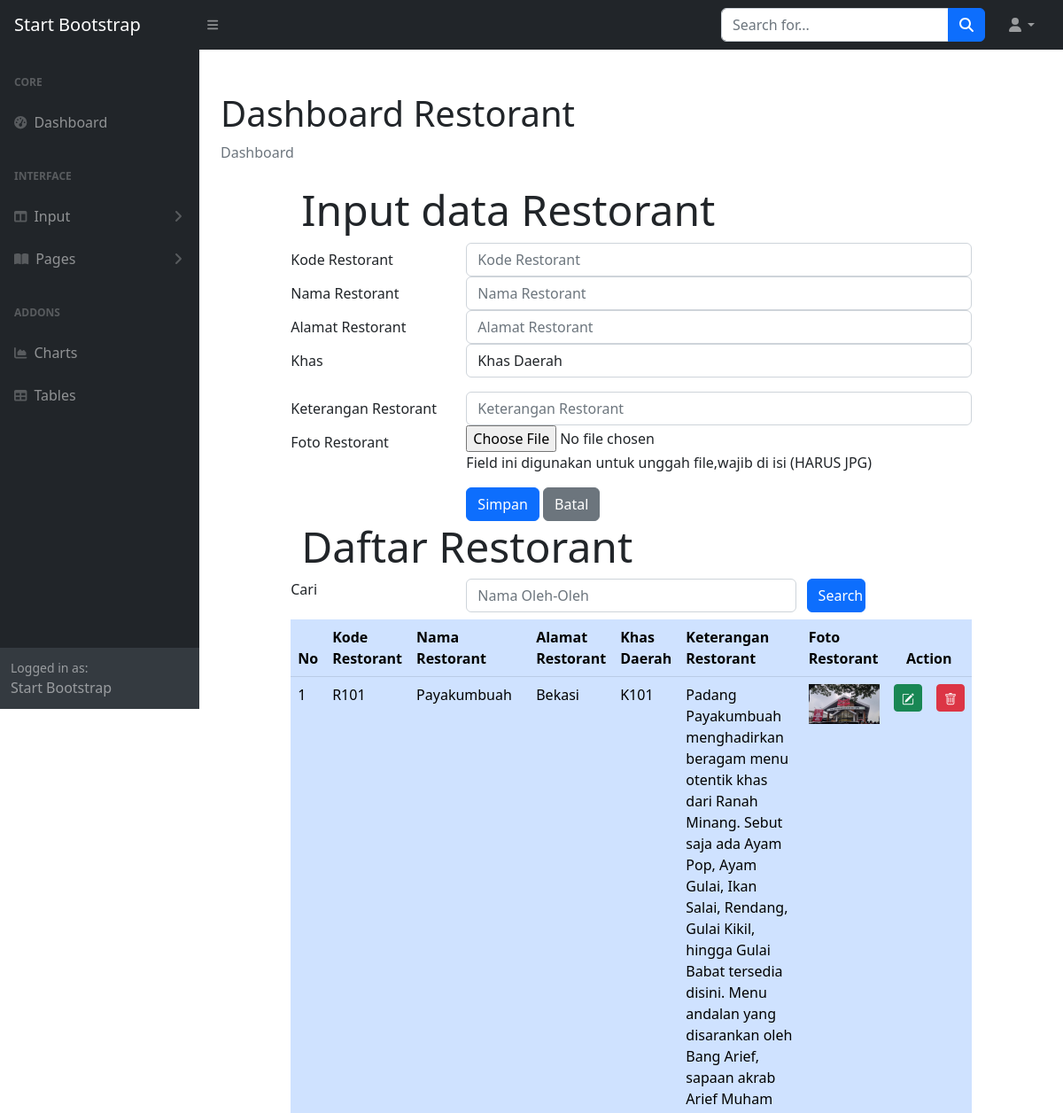
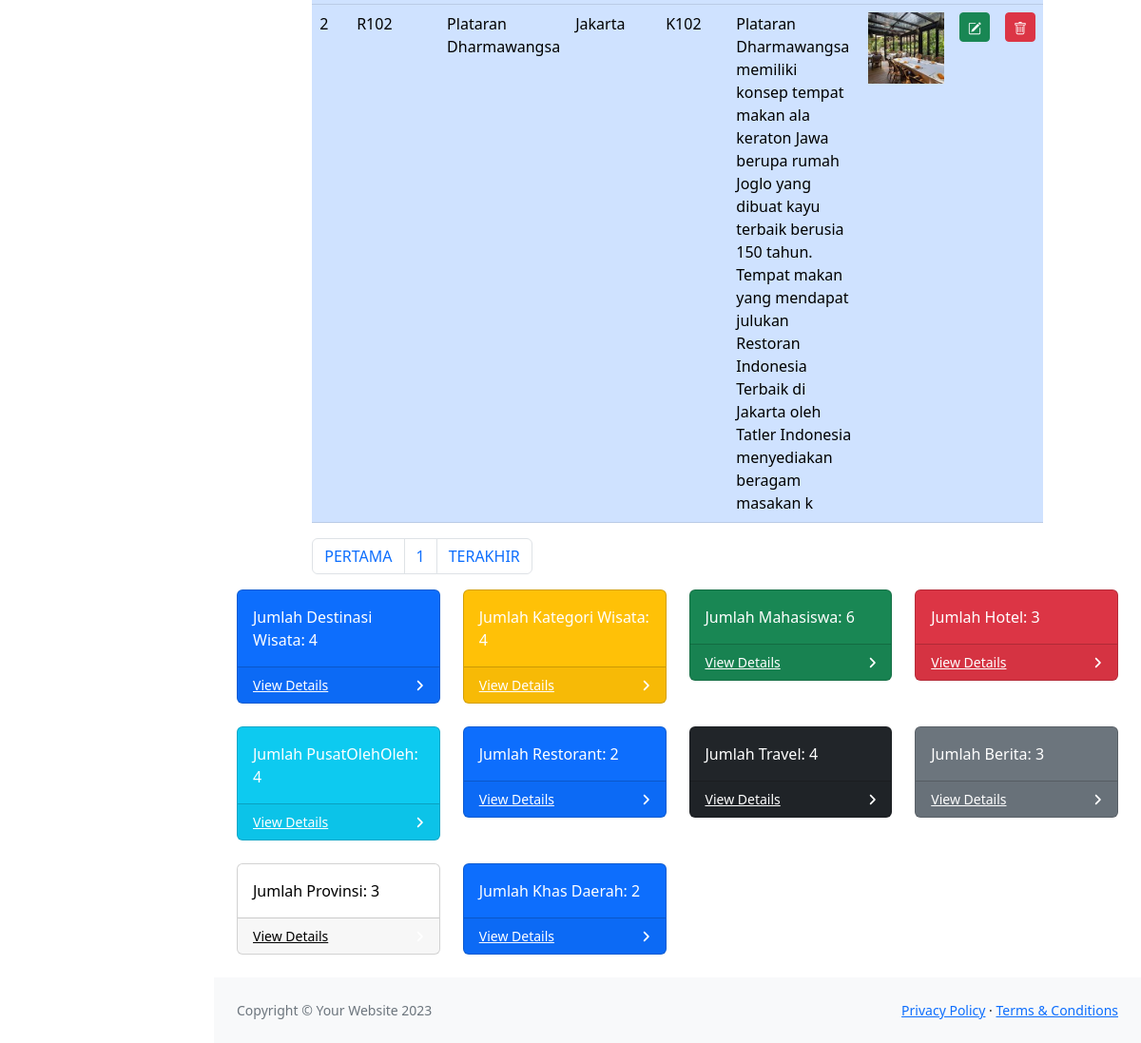
The page /ADMIN/restorant.php on the database its author committed (2 pictures, top to bottom).
### tables this page shows
CREATE TABLE `restorant` (
  `restorantKODE` char(4) NOT NULL,
  `restorantNAMA` char(120) NOT NULL,
  `restorantALAMAT` char(120) NOT NULL,
  `khasKODE` char(4) NOT NULL,
  `restorantKET` varchar(255) NOT NULL,
  `restorantFOTO` char(120) NOT NULL
);

### ADMIN/restorant.php (the view, shortened to what this page needs)
<!DOCTYPE html>
<html lang="en">
<?php  include "INCLUDE/head.php"?>
    <body class="sb-nav-fixed">'
    <?php include "INCLUDE/nav.php";?>
        <div id="layoutSidenav">
         <?php include "INCLUDE/menu.php"?>
            <div id="layoutSidenav_content">
                <main>
                    <div class="container-fluid px-4">
                        <h1 class="mt-4">Dashboard Restorant</h1>
                        <ol class="breadcrumb mb-4">
                            <li class="breadcrumb-item active">Dashboard</li>
                        </ol>
<?php
	include "include/config.php";
?>
<body>
<div class="row">
<div class="col-sm-1"></div>
<div class="col-sm-10">
	<div class="jumbotron jumbotron-fluid">
		<div class="container">
			<h2 class="display-5">Input data Restorant</h2>
		</div>
	</div>
	<form method="POST" enctype="multipart/form-data">
		<div class="form-group row">
			<label for="koderestorant" class="col-sm-3 col-form-label">Kode Restorant</label>
			<div class="col-sm-9">
				<input type="text" class="form-control" id="koderestorant" name="inputkode" placeholder="Kode Restorant" maxlength="4">
			</div>
		</div>
		<div class="form-group row">
			<label for="namarestorant" class="col-sm-3 col-form-label">Nama Restorant</label>
			<div class="col-sm-9">
				<input type="text" class="form-control" id="namarestorant" name="inputnama" placeholder="Nama Restorant">
			</div>
		</div>
		<div class="form-group row">
			<label for="alamatrestorant" class="col-sm-3 col-form-label">Alamat Restorant</label>
			<div class="col-sm-9">
            <input type="text" class="form-control" id="alamatrestorant" name="inputalamat" placeholder="Alamat Restorant">
			</div>
		</div>
		<div class="form-group row">
    <label for="kodekhas" class="col-sm-3 col-form-label mb-sm-3">Khas</label>
    <div class="col-sm-9">
    <select class="form-control" id="kodekhas" name="inputkhas">
        <option>Khas Daerah</option>
        </select>
    </div>
  </div>
  <div class="form-group row">
			<label for="ketrestorant" class="col-sm-3 col-form-label">Keterangan Restorant</label>
			<div class="col-sm-9">
            <input type="text" class="form-control" id="ketrestorant" name="inputket" placeholder="Keterangan Restorant">
			</div>
		</div>
		<div class="form-group row">
			<label for="file" class="col-sm-3 col-form-label">Foto Restorant</label>
			<div class="col-sm-9">
				<input type="file" id="file" name="file">
				<p class="help-block">Field ini digunakan untuk unggah file,wajib di isi (HARUS JPG)</p>
			</div>
		</div>
		<div class="form-group row">
			<div class="col-sm-3"></div>
			<div class="col-sm-9">
				<input type="submit" name="Simpan" class="btn btn-primary" value="Simpan">
				<input type="submit" name="Batal" class="btn btn-secondary" value="Batal">
			</div>
		</div>
	</form>
</div>
<div class="col-sm-1"></div>
</div>
<div class="row">
	<div class="col-sm-1"></div>
	<div class="col-sm-10">
		<div class="jumbotron jumbotron-fluid">
			<div class="container">
				<h3 class="display-5">Daftar Restorant</h3>
			</div>
		</div>
		<form method = "POST">
<div class="form-group row mb-2">
<label for = "search" class="col-sm-3">Cari </label>
<div class="col-sm-6">
	  <input type ="text" name="search" class="form-control" id="search"
	  value="<?php if(isset($_POST["search"])) {echo $_POST ["search"];}?>"
	  placeholder="Nama Oleh-Oleh">
</div>
	  <input type="submit" name="kirim" class="col-sm-1 btn btn-primary" value="Search">
</div>
</form>
	<table class="table table-hover table-primary">
		<thead class="thead-dark">
			<tr>
				<th>No</th>
				<th>Kode Restorant</th>
				<th>Nama Restorant</th>
				<th>Alamat Restorant</th>
				<th>Khas Daerah</th>
				<th>Keterangan Restorant</th>
				<th>Foto Restorant</th>
				<th colspan="2" style="text-align: center">Action</th>
			</tr>
		</thead>
		<tbody>
<?php
$jumlahtampilan = 2;
$halaman = (isset($_GET['page']))? $_GET['page'] : 1;
$mulaitampilan = ($halaman - 1) * $jumlahtampilan;
			if (isset($_POST["kirim"]))
{
  $search = $_POST ['search'];
  $query =mysqli_query ($connection, "select restorant. * from restorant
        where restorantNAMA like '%".$search."%'limit $mulaitampilan, $jumlahtampilan");
}
else {
  $query =mysqli_query ($connection, "select restorant. * from restorant limit $mulaitampilan, $jumlahtampilan");
}
			$nomor = 1;
			while ($row = mysqli_fetch_array($query))
			{ ?>
				<tr>
					<td><?php echo $mulaitampilan + $nomor;?></td>
					<td><?php echo $row['restorantKODE'];?></td>
					<td><?php echo $row['restorantNAMA'];?></td>
					<td><?php echo $row['restorantALAMAT'];?></td>
					<td><?php echo $row['khasKODE'];?></td>
					<td><?php echo $row['restorantKET'];?></td>
					<td>
						<?php if(is_file("images/".$row['restorantFOTO']))
						{ ?>
							<img src="images/<?php echo $row['restorantFOTO']?>" width="80">
						<?php } else
							echo "<img src='images/noimage.png' width='80'>"
						?>
					</td>
					<td width="5px">
						<a href="restorantedit.php?ubah=<?php echo $row['restorantKODE']?>" class="btn btn-success btn-sm" title="EDIT">
					</td>
					<td>
						<a href="restoranthapus.php?hapus=<?php echo $row['restorantKODE']?>" class="btn btn-danger btn-sm" title="DELETE">
					</td>
				</tr>
			<?php $nomor = $nomor + 1;?>
			<?php }	?>
		</tbody>
	</table>
<?php
    $query = mysqli_query($connection, "SELECT * FROM restorant");
    $jumlahrecord = mysqli_num_rows($query);
    $jumlahpage = ceil($jumlahrecord/$jumlahtampilan);
  ?>
<nav aria-label="Page navigation example">
  <ul class="pagination">
    <li class="page-item"><a class="page-link" href="?page=<?php $nomorhal=1; echo $nomorhal?>">PERTAMA</a></li>
    <?php for($nomorhal=1; $nomorhal<=$jumlahpage; $nomorhal++)
    { ?>
    <li class="page-item">
      <?php
      if($nomorhal!=$halaman)
      { ?>
      <a class="page-link" href="?page=<?php echo $nomorhal?>"><?php echo $nomorhal?></a>
      <?php }
      else { ?>
      <a class="page-link" href="?page=<?php echo $nomorhal?>"><?php echo $nomorhal?></a>
    <?php } ?>
    </li>
    <?php } ?>
    <li class="page-item"><a class="page-link" href="?page=<?php echo $nomorhal-1?>">TERAKHIR</a></li>
  </ul>
</nav>
	</div>
	<div class="col-sm-1"></div>
</div>
</body>
    <?php include "INCLUDE/board.php";?>
                    </div>
                </main>
                <?php include "INCLUDE/footer.php";?>
            </div>
        </div>
    </html>

### rows shown on the page
restorant: nomor "1", restorantKODE "R101", restorantNAMA "Payakumbuah", restorantALAMAT "Bekasi", khasKODE "K101", restorantKET "Padang Payakumbuah menghadirkan beragam menu otentik khas dari Ranah Minang. Sebut saja ada Ayam Pop, Ayam Gulai, Ikan Salai, Rendang, Gulai Kikil, hingga Gulai Babat tersedia disini. Menu andalan yang disarankan oleh Bang Arief, sapaan akrab Arief Muham", restorantFOTO (picture)
restorant: nomor "2", restorantKODE "R102", restorantNAMA "Plataran Dharmawangsa", restorantALAMAT "Jakarta", khasKODE "K102", restorantKET "Plataran Dharmawangsa memiliki konsep tempat makan ala keraton Jawa berupa rumah Joglo yang dibuat kayu terbaik berusia 150 tahun. Tempat makan yang mendapat julukan Restoran Indonesia Terbaik di Jakarta oleh Tatler Indonesia menyediakan beragam masakan k", restorantFOTO (picture)

### other values the page prints
$jumlahdestinasi "4"
$jumlahwisata "4"
$jumlahmahasiswa "6"
$jumlahhotel "3"
$jumlaholeholeh "4"
$jumlahrestorant "2"
$jumlahtravel "4"
$jumlahberita "3"
$jumlahprovinsi "3"
$jumlahmasakan "2"
